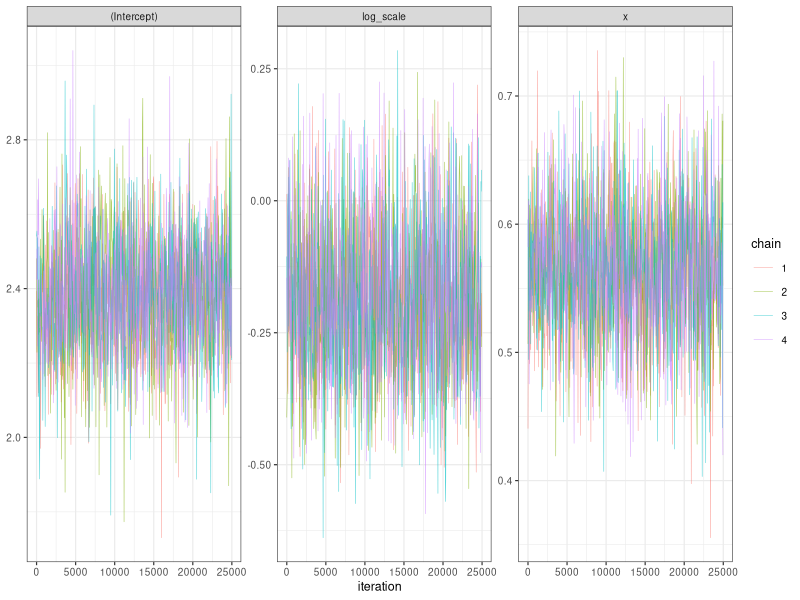
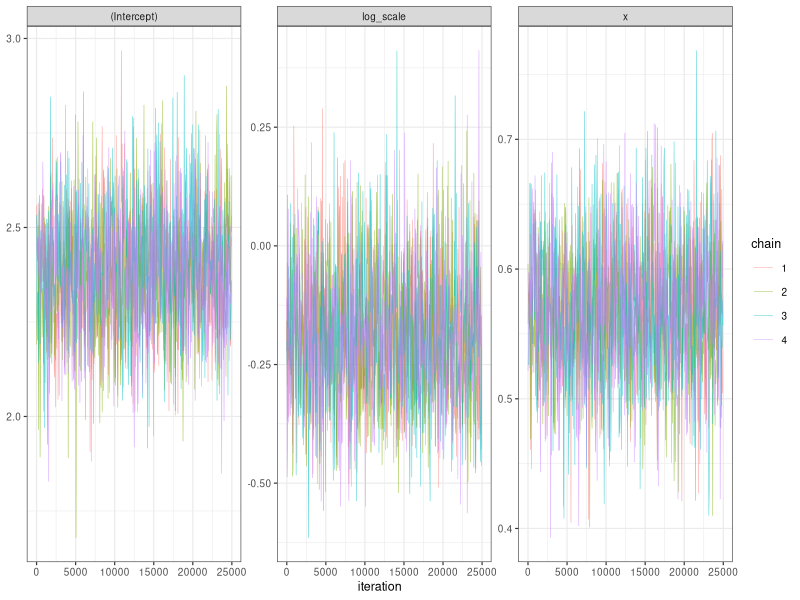

Write R code to recreate these figures, in order.
# Run from the paleo-islands project root.
library(MASS)
library(posterior)
library(ggplot2)
library(readxl)
dir.create("area-estimation/results/bayesian-selected27-10ma", recursive = TRUE, showWarnings = FALSE)
dir.create("area-estimation/plots/bayesian-selected27-10ma", recursive = TRUE, showWarnings = FALSE)
dir.create("area-estimation/logs/bayesian-selected27-10ma", recursive = TRUE, showWarnings = FALSE)
# Requested 27-record subset; one pooled area-only relationship.
d <- read.csv("area-estimation/results/selected-27/input.csv")
stopifnot(nrow(d) == 27)
d$x <- log(d$area_km2 / 10000)
write.csv(d, "area-estimation/results/bayesian-selected27-10ma/calibration-data.csv", row.names = FALSE)
formulas <- list(simple = ~ x)
results <- list()
diagnostics <- data.frame()
acceptance <- data.frame()
traces <- data.frame()
started <- proc.time()[3]

# Four chains; proposal covariance fixed at posterior-mode curvature.
# Only proposal scale is tuned during warmup, then held fixed.
for (model in names(formulas)) {
  X <- model.matrix(formulas[[model]], d)
  p <- ncol(X)
  for (prior_width in c(1, 2)) {
    id <- paste0(model, "_prior", prior_width)
    prior_mean <- rep(0, p)
    prior_mean[1] <- log(10)
    prior_mean[2] <- .4
    prior_sd <- rep(1.5, p)
    prior_sd[1] <- 2
    prior_sd[grepl("x", colnames(X), fixed = TRUE)] <- .5
    prior_sd <- prior_sd * prior_width
    # log(sigma) or log(NB size) is sampled with the appropriate prior.
    log_target <- function(theta) {
      beta <- theta[seq_len(p)]
      eta <- as.vector(X %*% beta)
      scale <- exp(theta[p+1])
      if (!is.finite(scale) || scale < 1e-10 || scale > 1e10) return(-Inf)
      lp <- sum(dnorm(beta, prior_mean, prior_sd, log = TRUE))
      if (model == "simple") {
        ll <- sum(dnorm(log(d$n_sp), eta, scale, log = TRUE))
        lp <- lp + dnorm(scale, 0, 1.5*prior_width, log = TRUE) + log(scale)
      } else {
        ll <- sum(dnbinom(d$n_sp, mu = exp(eta), size = scale, log = TRUE))
        lp <- lp + dnorm(log(scale), log(2), 1.5*prior_width, log = TRUE)
      }
      if (!is.finite(ll + lp)) return(-Inf)
      ll + lp
    }
    start <- c(prior_mean, 0)
    mode <- optim(start, function(z) -log_target(z), method = "BFGS", hessian = TRUE,
                  control = list(maxit = 2000, reltol = 1e-10))
    stopifnot(mode$convergence == 0, min(eigen(mode$hessian, symmetric = TRUE)$values) > 0)
    L <- t(chol(solve(mode$hessian)))
    chains <- array(NA_real_, c(25000, 4, p+1),
                    dimnames = list(NULL, paste0("chain",1:4), c(colnames(X), "log_scale")))
    for (chain in 1:4) {
      set.seed(261000 + 100*match(model, names(formulas)) + 10*prior_width + chain)
      theta <- as.vector(mode$par + L %*% rnorm(p+1, sd = 2))
      value <- log_target(theta)
      step <- 2.38/sqrt(p+1)
      accepted <- 0
      block <- 0
      for (iteration in 1:30000) {
        proposal <- as.vector(theta + step * L %*% rnorm(p+1))
        candidate <- log_target(proposal)
        if (log(runif(1)) < candidate - value) {
          theta <- proposal; value <- candidate
          block <- block + 1
          if (iteration > 5000) accepted <- accepted + 1
        }
        if (iteration <= 5000 && iteration %% 100 == 0) {
          step <- step * exp(.3*(block/100 - .234))
          block <- 0
        }
        if (iteration > 5000) chains[iteration-5000, chain, ] <- theta
      }
      acceptance <- rbind(acceptance, data.frame(model = id, chain = chain, acceptance = accepted/25000))
    }
    summary <- as.data.frame(summarise_draws(as_draws_array(chains)))
    summary$model <- id
    diagnostics <- rbind(diagnostics, summary)
    draws <- rbind(chains[,1,], chains[,2,], chains[,3,], chains[,4,])
    results[[id]] <- list(draws = draws, chains = chains, formula = formulas[[model]],
      prior_mean = prior_mean, prior_sd = prior_sd, mode = mode$par)
    for (j in seq_len(p+1)) {
      for (chain in 1:4) {
        traces <- rbind(traces, data.frame(model = id, parameter = dimnames(chains)[[3]][j],
          chain = factor(chain), iteration = seq(1,25000,by=50), value = chains[seq(1,25000,by=50),chain,j]))
      }
    }
    cat(id, "max Rhat", max(summary$rhat), "min ESS", min(summary$ess_bulk, summary$ess_tail), "\n")
    saveRDS(results, "area-estimation/results/bayesian-selected27-10ma/regression-posteriors.rds")
  }
}
write.csv(diagnostics, "area-estimation/results/bayesian-selected27-10ma/convergence.csv", row.names = FALSE)
write.csv(acceptance, "area-estimation/results/bayesian-selected27-10ma/acceptance.csv", row.names = FALSE)
for (model in names(results)) {
  z <- traces[traces$model == model, ]
  plot <- ggplot(z, aes(iteration, value, colour = chain)) + geom_line(linewidth = .2, alpha = .65) +
    facet_wrap(~parameter, scales = "free_y", ncol = 3) + theme_bw(base_size = 9) + labs(y = NULL)
  ggsave(paste0("area-estimation/plots/bayesian-selected27-10ma/traces-", model, ".pdf"), plot, width = 10, height = 7)
}
cat("Elapsed seconds:", proc.time()[3]-started, "\n")
capture.output(sessionInfo(), file = "area-estimation/logs/bayesian-selected27-10ma/session-info.txt")
stopifnot(all(diagnostics$rhat < 1.01), all(diagnostics$ess_bulk > 400), all(diagnostics$ess_tail > 400))
